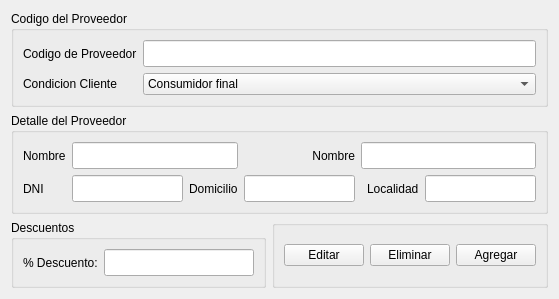
<?xml version="1.0" encoding="UTF-8"?>
<ui version="4.0">
 <class>Form</class>
 <widget class="QWidget" name="Form">
  <property name="geometry">
   <rect>
    <x>0</x>
    <y>0</y>
    <width>559</width>
    <height>261</height>
   </rect>
  </property>
  <property name="windowTitle">
   <string>Form</string>
  </property>
  <layout class="QGridLayout" name="gridLayout_5">
   <item row="3" column="1">
    <widget class="QGroupBox" name="groupBox">
     <property name="title">
      <string/>
     </property>
     <layout class="QGridLayout" name="gridLayout">
      <item row="0" column="0">
       <widget class="QPushButton" name="pushButton">
        <property name="text">
         <string>Editar</string>
        </property>
       </widget>
      </item>
      <item row="0" column="1">
       <widget class="QPushButton" name="pushButton_2">
        <property name="text">
         <string>Eliminar</string>
        </property>
       </widget>
      </item>
      <item row="0" column="2">
       <widget class="QPushButton" name="pushButton_3">
        <property name="text">
         <string>Agregar</string>
        </property>
       </widget>
      </item>
     </layout>
    </widget>
   </item>
   <item row="2" column="0" colspan="2">
    <widget class="QGroupBox" name="groupBox_2">
     <property name="title">
      <string>Detalle del Proveedor</string>
     </property>
     <layout class="QGridLayout" name="gridLayout_2">
      <item row="0" column="0">
       <widget class="QLabel" name="label_2">
        <property name="sizePolicy">
         <sizepolicy hsizetype="Preferred" vsizetype="Expanding">
          <horstretch>0</horstretch>
          <verstretch>0</verstretch>
         </sizepolicy>
        </property>
        <property name="text">
         <string>Nombre</string>
        </property>
       </widget>
      </item>
      <item row="1" column="6">
       <widget class="QLineEdit" name="lineEdit_10">
        <property name="sizePolicy">
         <sizepolicy hsizetype="Expanding" vsizetype="Expanding">
          <horstretch>0</horstretch>
          <verstretch>0</verstretch>
         </sizepolicy>
        </property>
        <property name="font">
         <font>
          <pointsize>12</pointsize>
          <weight>75</weight>
          <bold>true</bold>
         </font>
        </property>
       </widget>
      </item>
      <item row="1" column="5">
       <widget class="QLabel" name="label_10">
        <property name="sizePolicy">
         <sizepolicy hsizetype="Preferred" vsizetype="Expanding">
          <horstretch>0</horstretch>
          <verstretch>0</verstretch>
         </sizepolicy>
        </property>
        <property name="text">
         <string>Localidad</string>
        </property>
       </widget>
      </item>
      <item row="1" column="3">
       <widget class="QLineEdit" name="lineEdit_9">
        <property name="sizePolicy">
         <sizepolicy hsizetype="Expanding" vsizetype="Expanding">
          <horstretch>0</horstretch>
          <verstretch>0</verstretch>
         </sizepolicy>
        </property>
        <property name="font">
         <font>
          <pointsize>12</pointsize>
          <weight>75</weight>
          <bold>true</bold>
         </font>
        </property>
       </widget>
      </item>
      <item row="1" column="2">
       <widget class="QLabel" name="label_9">
        <property name="sizePolicy">
         <sizepolicy hsizetype="Preferred" vsizetype="Expanding">
          <horstretch>0</horstretch>
          <verstretch>0</verstretch>
         </sizepolicy>
        </property>
        <property name="text">
         <string>Domicilio</string>
        </property>
       </widget>
      </item>
      <item row="1" column="0">
       <widget class="QLabel" name="label_6">
        <property name="sizePolicy">
         <sizepolicy hsizetype="Preferred" vsizetype="Expanding">
          <horstretch>0</horstretch>
          <verstretch>0</verstretch>
         </sizepolicy>
        </property>
        <property name="text">
         <string>DNI</string>
        </property>
       </widget>
      </item>
      <item row="1" column="1">
       <widget class="QLineEdit" name="lineEdit_5">
        <property name="sizePolicy">
         <sizepolicy hsizetype="Expanding" vsizetype="Expanding">
          <horstretch>0</horstretch>
          <verstretch>0</verstretch>
         </sizepolicy>
        </property>
        <property name="font">
         <font>
          <pointsize>12</pointsize>
          <weight>75</weight>
          <bold>true</bold>
         </font>
        </property>
       </widget>
      </item>
      <item row="0" column="4" colspan="3">
       <widget class="QLineEdit" name="lineEdit_8">
        <property name="sizePolicy">
         <sizepolicy hsizetype="Expanding" vsizetype="Expanding">
          <horstretch>0</horstretch>
          <verstretch>0</verstretch>
         </sizepolicy>
        </property>
        <property name="font">
         <font>
          <pointsize>12</pointsize>
          <weight>75</weight>
          <bold>true</bold>
         </font>
        </property>
       </widget>
      </item>
      <item row="0" column="3">
       <widget class="QLabel" name="label_8">
        <property name="sizePolicy">
         <sizepolicy hsizetype="Preferred" vsizetype="Expanding">
          <horstretch>0</horstretch>
          <verstretch>0</verstretch>
         </sizepolicy>
        </property>
        <property name="text">
         <string>Nombre</string>
        </property>
        <property name="alignment">
         <set>Qt::AlignRight|Qt::AlignTrailing|Qt::AlignVCenter</set>
        </property>
       </widget>
      </item>
      <item row="0" column="1" colspan="2">
       <widget class="QLineEdit" name="lineEdit_2">
        <property name="sizePolicy">
         <sizepolicy hsizetype="Expanding" vsizetype="Expanding">
          <horstretch>0</horstretch>
          <verstretch>0</verstretch>
         </sizepolicy>
        </property>
        <property name="font">
         <font>
          <pointsize>12</pointsize>
          <weight>75</weight>
          <bold>true</bold>
         </font>
        </property>
       </widget>
      </item>
     </layout>
    </widget>
   </item>
   <item row="0" column="0" colspan="2">
    <widget class="QGroupBox" name="groupBox_4">
     <property name="title">
      <string>Codigo del Proveedor</string>
     </property>
     <layout class="QGridLayout" name="gridLayout_4">
      <item row="0" column="0">
       <widget class="QLabel" name="label">
        <property name="sizePolicy">
         <sizepolicy hsizetype="Preferred" vsizetype="Expanding">
          <horstretch>0</horstretch>
          <verstretch>0</verstretch>
         </sizepolicy>
        </property>
        <property name="text">
         <string>Codigo de Proveedor</string>
        </property>
       </widget>
      </item>
      <item row="1" column="1">
       <widget class="QComboBox" name="comboBox">
        <property name="sizePolicy">
         <sizepolicy hsizetype="Preferred" vsizetype="Expanding">
          <horstretch>0</horstretch>
          <verstretch>0</verstretch>
         </sizepolicy>
        </property>
        <item>
         <property name="text">
          <string>Consumidor final</string>
         </property>
        </item>
        <item>
         <property name="text">
          <string>Responsable Inscripto</string>
         </property>
        </item>
       </widget>
      </item>
      <item row="1" column="0">
       <widget class="QLabel" name="label_7">
        <property name="sizePolicy">
         <sizepolicy hsizetype="Preferred" vsizetype="Expanding">
          <horstretch>0</horstretch>
          <verstretch>0</verstretch>
         </sizepolicy>
        </property>
        <property name="text">
         <string>Condicion Cliente</string>
        </property>
       </widget>
      </item>
      <item row="0" column="1">
       <widget class="QLineEdit" name="lineEdit">
        <property name="sizePolicy">
         <sizepolicy hsizetype="Expanding" vsizetype="Expanding">
          <horstretch>0</horstretch>
          <verstretch>0</verstretch>
         </sizepolicy>
        </property>
        <property name="font">
         <font>
          <pointsize>12</pointsize>
          <weight>75</weight>
          <bold>true</bold>
         </font>
        </property>
       </widget>
      </item>
     </layout>
    </widget>
   </item>
   <item row="3" column="0">
    <widget class="QGroupBox" name="groupBox_3">
     <property name="title">
      <string>Descuentos</string>
     </property>
     <layout class="QGridLayout" name="gridLayout_3">
      <item row="0" column="1">
       <widget class="QLineEdit" name="lineEdit_11">
        <property name="sizePolicy">
         <sizepolicy hsizetype="Expanding" vsizetype="Expanding">
          <horstretch>0</horstretch>
          <verstretch>0</verstretch>
         </sizepolicy>
        </property>
        <property name="font">
         <font>
          <pointsize>12</pointsize>
          <weight>75</weight>
          <bold>true</bold>
         </font>
        </property>
       </widget>
      </item>
      <item row="0" column="0">
       <widget class="QLabel" name="label_12">
        <property name="sizePolicy">
         <sizepolicy hsizetype="Preferred" vsizetype="Expanding">
          <horstretch>0</horstretch>
          <verstretch>0</verstretch>
         </sizepolicy>
        </property>
        <property name="text">
         <string>% Descuento:</string>
        </property>
       </widget>
      </item>
     </layout>
    </widget>
   </item>
  </layout>
 </widget>
 <resources/>
 <connections/>
</ui>
